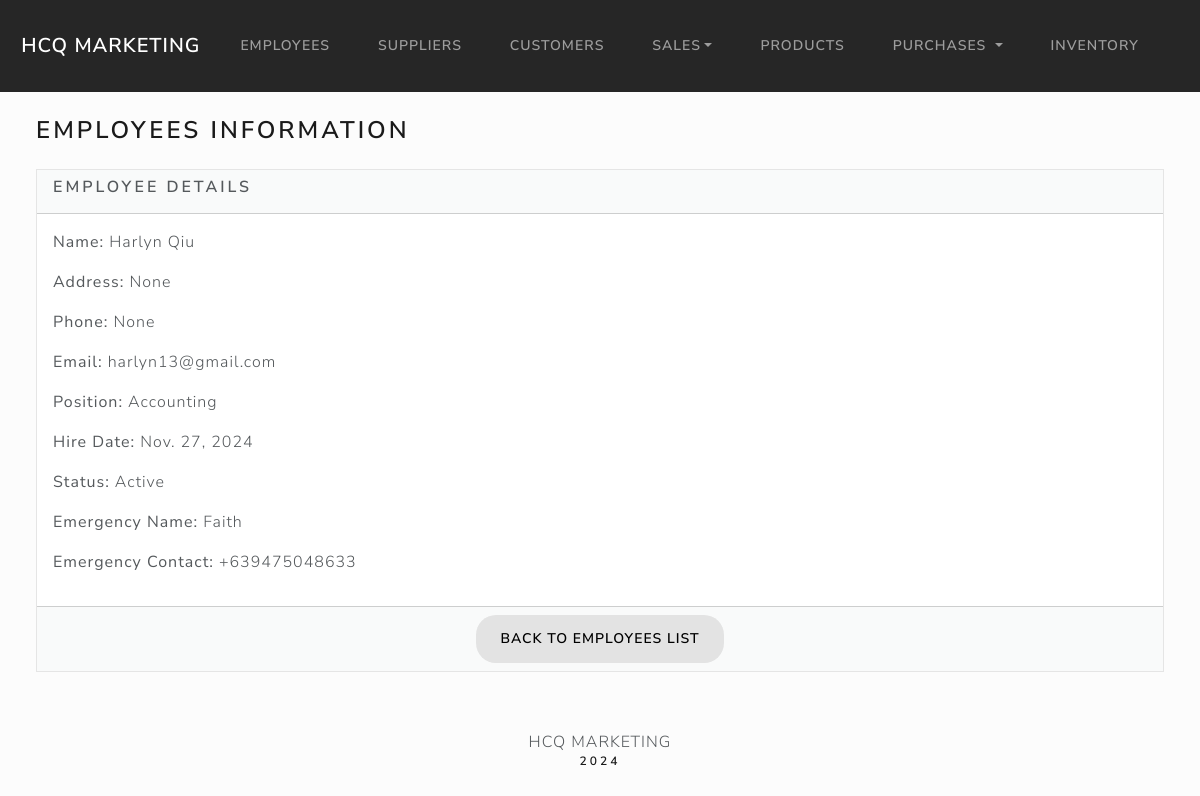
Page /employees/17/ on the committed database.
### employees/models.py (models this page shows)
class Employees(models.Model):
    JOB_TITLE = [
        ('Accounting', 'Accounting'),
        ('Checker', 'Checker'),
        ('Driver', 'Driver'),
        ('Guard', 'Guard'),
        ('Sales Agent', 'Sales Agent'),
        ('Secretary', 'Secretary'),
        ('Warehouse Helper', 'Warehouse Helper'),
    ]
    Employee_Status = [
        ('Active', 'Active'),
        ('Inactive', 'Inactive'),
        ('Suspended', 'Suspended'),
        ('Terminated', 'Terminated'),
    ]
    full_name = models.CharField(max_length=200)
    address = models.CharField(max_length=500, null=True, blank=True)
    phone = models.CharField(max_length=15, null=True)
    email = models.EmailField(blank=True, null=True)
    job_title = models.CharField(max_length=50, choices=JOB_TITLE)
    dateStart = models.DateField(null=True, blank=True)
    status = models.CharField(max_length=20, choices=Employee_Status, default='Active')
    emergency_name = models.CharField(max_length=200, null=True, blank=True)
    emergency_contact = models.CharField(max_length=15, null=True, blank=True)

### employees/views.py (the view)
# urls.py: path('employees/<int:pk>/', views.employees_detail, name='employees_detail'),
def employees_detail(request, pk):
    employee = get_object_or_404(Employees, pk=pk)
    return render(request, 'employees/details.html', {'employee': employee})

### employees/templates/employees/details.html (shortened to what this page needs)
{% extends "base.html" %}
{% block body %}
<h3 class="m-4">Employees Information</h3>
<div class="row">
    <div class="col-12">
        <div class="card bg-light ms-4 me-4 mb-4">
            <div class="card-header">
                <h5 class="card-title">Employee Details</h5>
            </div>
            <div class="card-body">
                <p><strong>Name:</strong> {{ employee.full_name }}</p>
                <p><strong>Address:</strong> {{ employee.address }}</p>
                <p><strong>Phone:</strong> {{ employee.phone }}</p>
                <p><strong>Email:</strong> {{ employee.email }}</p>
                <p><strong>Position:</strong> {{ employee.job_title }}</p>
                <p><strong>Hire Date:</strong> {{ employee.dateStart }}</p>
                <p><strong>Status:</strong> {{ employee.status }}</p>
                {% if employee.emergency_name %}
                    <p><strong>Emergency Name:</strong> {{ employee.emergency_name }}</p>
                {% endif %}
                {% if employee.emergency_contact %}
                    <p><strong>Emergency Contact:</strong> {{ employee.emergency_contact }}</p>
                {% endif %}
            </div>
            <div class="card-footer text-center">
                <a href="{% url 'employees_index' %}" class="btn btn-cancel">Back to Employees List</a>
            </div>
        </div>
    </div>
</div>
{% endblock %}

### index/static/css/custom-styles.css (style rules this page uses)
.btn { border-radius: 50px; }
.btn-cancel { --bs-btn-bg: #E3E3E3 !important; --bs-bg-opacity: 1 !important; --bs-btn-border-color: #E3E3E3 !important; --bs-btn-color: #000 !important; border-radius: 20px; }

### rows in the picture
Employees: full_name "Harlyn Qiu", address "None", phone "None", email "harlyn13@gmail.com", job_title "Accounting", dateStart "Nov. 27, 2024", status "Active", emergency_name "Faith", emergency_contact "+639475048633"
